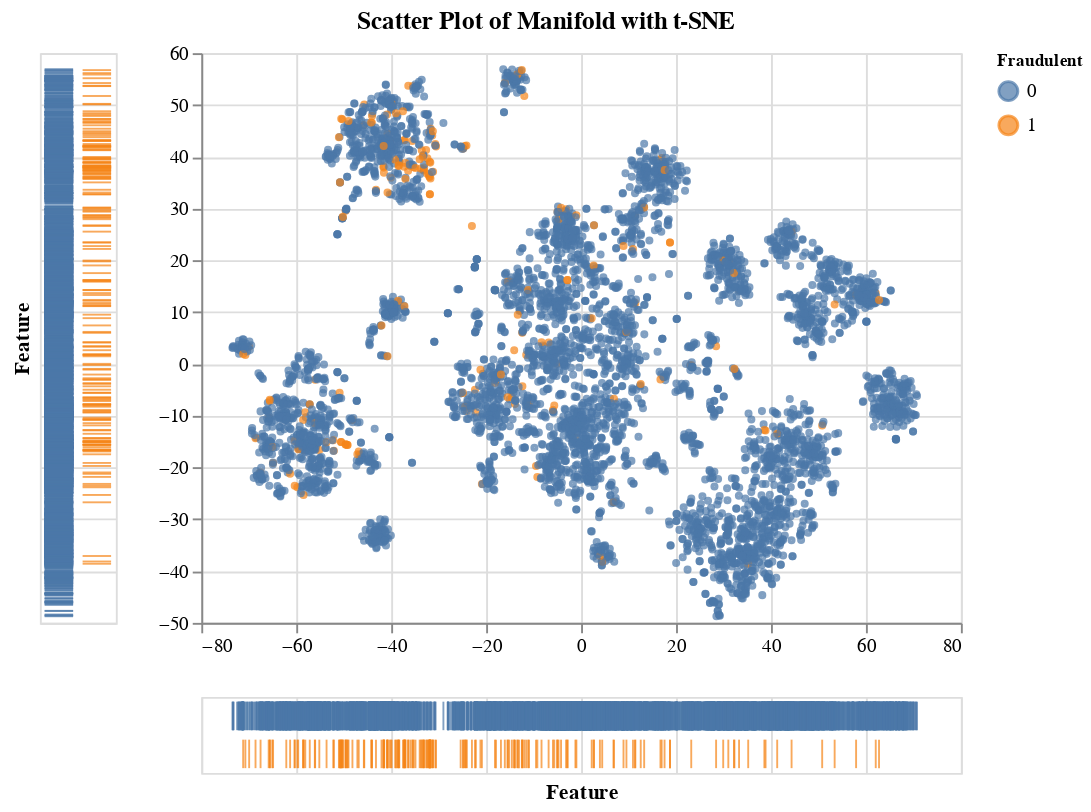

Notebook code for this chart:
### Code cell
source = pd.DataFrame(
    np.c_[manifold, df_y_valid.iloc[:5000].values],
    columns=["feature_x", "feature_y", "is_fraud"],
)
source["is_fraud"] = source["is_fraud"].map(lambda x: str(int(x)))

brush = alt.selection(type="interval")
base = alt.Chart(source).add_selection(brush)
points = base.mark_point(size=5).encode(
    x=alt.X("feature_x", title=None),
    y=alt.Y("feature_y", title=None),
    color=alt.condition(
        brush,
        alt.Color("is_fraud:N", legend=alt.Legend(title="Fraudulent", titleFontSize=9)),
        alt.value("grey"),
    ),
)
tick_axis = alt.Axis(labels=False, domain=False, ticks=False)
x_ticks = base.mark_tick().encode(
    alt.X("feature_x", title="Feature", axis=tick_axis),
    alt.Y("is_fraud", title=None, axis=tick_axis),
    color=alt.condition(brush, "is_fraud", alt.value("lightgrey")),
)
y_ticks = base.mark_tick().encode(
    alt.X("is_fraud", title=None, axis=tick_axis),
    alt.Y("feature_y", title="Feature", axis=tick_axis),
    color=alt.condition(brush, "is_fraud", alt.value("lightgrey")),
)
(y_ticks | (points & x_ticks)).properties(
    title="Scatter Plot of Manifold with t-SNE"
).configure_title(anchor="middle")

### Figure 1 — Vega-Lite specification as saved in the notebook (floating-point values rounded to 4 significant figures; data arrays with more than 128 entries replaced by an {"elided": "..."} marker saying what was removed)
{"config": {"view": {"continuousWidth": 400, "continuousHeight": 300}, "title": {"anchor": "middle"}}, "hconcat": [{"mark": "tick", "encoding": {"color": {"condition": {"type": "nominal", "field": "is_fraud", "selection": "selector002"}, "value": "lightgrey"}, "x": {"type": "nominal", "axis": {"domain": false, "labels": false, "ticks": false}, "field": "is_fraud", "title": null}, "y": {"type": "quantitative", "axis": {"domain": false, "labels": false, "ticks": false}, "field": "feature_y", "title": "Feature"}}, "selection": {"selector002": {"type": "interval"}}}, {"vconcat": [{"mark": {"type": "point", "size": 5}, "encoding": {"color": {"condition": {"type": "nominal", "field": "is_fraud", "legend": {"title": "Fraudulent", "titleFontSize": 9}, "selection": "selector002"}, "value": "grey"}, "x": {"type": "quantitative", "field": "feature_x", "title": null}, "y": {"type": "quantitative", "field": "feature_y", "title": null}}, "selection": {"selector002": {"type": "interval"}}}, {"mark": "tick", "encoding": {"color": {"condition": {"type": "nominal", "field": "is_fraud", "selection": "selector002"}, "value": "lightgrey"}, "x": {"type": "quantitative", "axis": {"domain": false, "labels": false, "ticks": false}, "field": "feature_x", "title": "Feature"}, "y": {"type": "nominal", "axis": {"domain": false, "labels": false, "ticks": false}, "field": "is_fraud", "title": null}}, "selection": {"selector002": {"type": "interval"}}}]}], "data": {"name": "data-03f1063c726bf8a3e00404aff7d5a41b"}, "title": "Scatter Plot of Manifold with t-SNE", "$schema": "https://vega.github.io/schema/vega-lite/v4.8.1.json", "datasets": {"data-03f1063c726bf8a3e00404aff7d5a41b": {"elided": "5000 records"}}}
